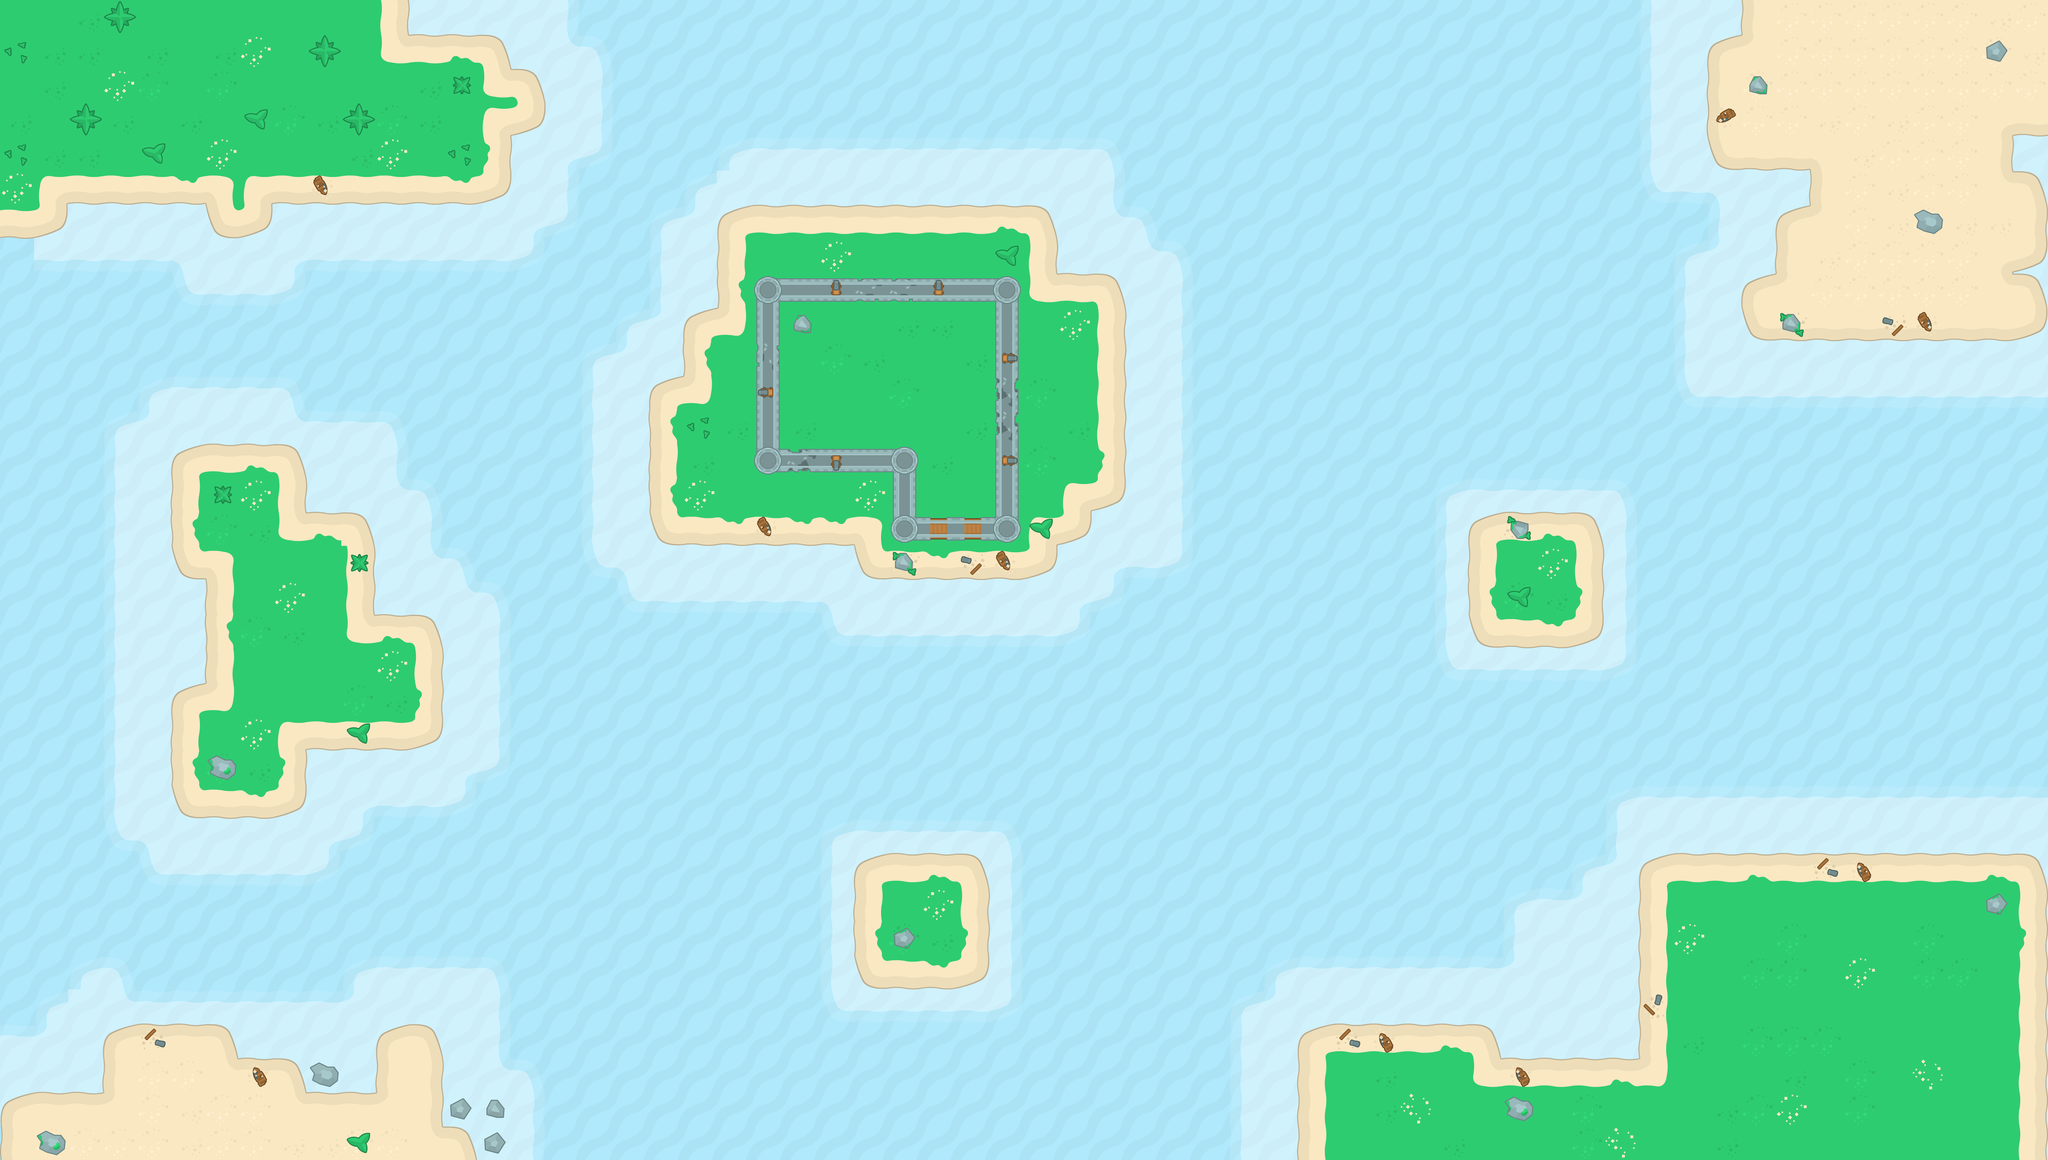

A 2D game scene composited from a Tiled map and its tileset images. What follows is a short description and the map's XML, with each tile layer's data collapsed to a summary:
An orthogonal 60x34 tile map with 128x128 px tiles, 5 tile layers (Deep Sea, Shallows, Islands, Extras, ...) and 35 objects.

<map version="1.4" tiledversion="1.4.3" orientation="orthogonal" renderorder="left-up" width="60" height="34" tilewidth="128" tileheight="128" infinite="0" nextlayerid="7" nextobjectid="85">
 <tileset firstgid="1" source="tiles_sheet@2.tsx" />
 <layer id="1" name="Deep Sea" width="60" height="34">
  <properties>
   <property name="cost" type="int" value="1" />
  </properties>
  <data>[2040 cells, 2040 non-empty, 1 distinct tile ids]</data>
 </layer>
 <layer id="3" name="Shallows" width="60" height="34">
  <properties>
   <property name="cost" type="int" value="10" />
  </properties>
  <data>[2040 cells, 672 non-empty, 14 distinct tile ids]</data>
 </layer>
 <layer id="2" name="Islands" width="60" height="34">
  <properties>
   <property name="cost" type="int" value="100" />
  </properties>
  <data>[2040 cells, 595 non-empty, 33 distinct tile ids]</data>
 </layer>
 <layer id="4" name="Extras" width="60" height="34">
  <properties>
   <property name="cost" type="int" value="100000" />
  </properties>
  <data>[2040 cells, 173 non-empty, 37 distinct tile ids]</data>
 </layer>
 <layer id="5" name="Players" width="60" height="34">
  <data>[2040 cells, 0 non-empty, 0 distinct tile ids]</data>
 </layer>
 <objectgroup id="6" name="NoGo">
  <object id="19" x="3200" y="3200" width="512" height="512" />
  <object id="20" x="4864" y="3840" width="768" height="512" />
  <object id="45" x="6144" y="3200" width="1536" height="640" />
  <object id="46" x="5504" y="1920" width="512" height="512" />
  <object id="47" x="0" y="0" width="256" height="896" />
  <object id="48" x="256" y="0" width="512" height="768" />
  <object id="49" x="768" y="0" width="256" height="896" />
  <object id="50" x="1024" y="0" width="512" height="768" />
  <object id="51" x="1536" y="128" width="384" height="640" />
  <object id="52" x="1920" y="256" width="128" height="256" />
  <object id="53" x="640" y="1664" width="512" height="256" />
  <object id="54" x="640" y="1920" width="768" height="256" />
  <object id="55" x="768" y="2176" width="640" height="384" />
  <object id="56" x="1408" y="2304" width="256" height="512" />
  <object id="57" x="640" y="2560" width="768" height="256" />
  <object id="58" x="640" y="2816" width="512" height="256" />
  <object id="59" x="0" y="4096" width="384" height="256" />
  <object id="60" x="384" y="3840" width="512" height="512" />
  <object id="61" x="896" y="3968" width="384" height="384" />
  <object id="62" x="1280" y="4096" width="128" height="256" />
  <object id="63" x="1408" y="3840" width="256" height="512" />
  <object id="64" x="1664" y="4096" width="256" height="256" />
  <object id="65" x="2688" y="768" width="1280" height="256" />
  <object id="66" x="2688" y="1024" width="1536" height="128" />
  <object id="67" x="2560" y="1152" width="1664" height="256" />
  <object id="68" x="2432" y="1408" width="1792" height="512" />
  <object id="69" x="2432" y="1920" width="1664" height="128" />
  <object id="70" x="3200" y="2048" width="768" height="128" />
  <object id="72" x="6528" y="1024" width="1152" height="256" />
  <object id="73" x="6656" y="768" width="1024" height="256" />
  <object id="74" x="6784" y="640" width="896" height="128" />
  <object id="75" x="6400" y="128" width="1280" height="512" />
  <object id="76" x="6528" y="0" width="1152" height="128" />
  <object id="79" x="5632" y="3968" width="512" height="384" />
  <object id="81" x="6144" y="3840" width="1536" height="512" />
 </objectgroup>
</map>
